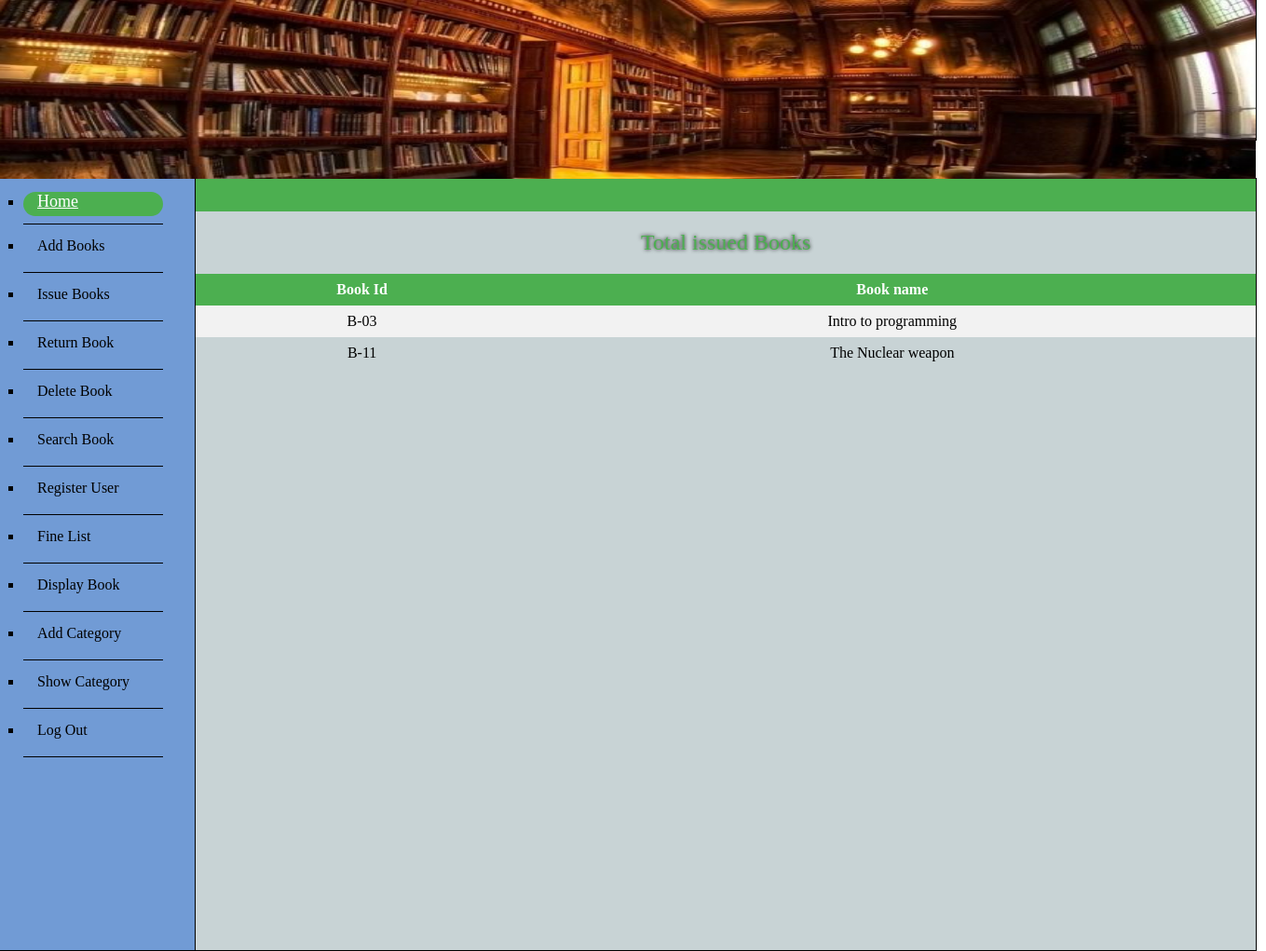
/Library_Management_System/total_issubooks.php, run on the app's committed database.
### tables this page shows
CREATE TABLE IF NOT EXISTS `book` (
  `book_id` varchar(50) NOT NULL,
  `status_id` tinyint(1) NOT NULL,
  `isbn` int(11) NOT NULL,
  PRIMARY KEY (`book_id`),
  KEY `status_id` (`status_id`),
  KEY `isbn` (`isbn`)
);

CREATE TABLE IF NOT EXISTS `isbn` (
  `isbn` int(11) NOT NULL,
  `book_name` varchar(255) NOT NULL,
  `category_id` int(11) NOT NULL,
  `book_edition` varchar(255) NOT NULL,
  `author_id` int(11) NOT NULL,
  PRIMARY KEY (`isbn`),
  KEY `category_id` (`category_id`),
  KEY `author_id` (`author_id`)
);

### Library_Management_System/total_issubooks.php (the view, shortened to what this page needs)
<?php
	require_once("connection.php");
		$query = "select b.book_id,a.book_name
		           from isbn a,book b
				   where a.isbn=b.isbn
				   and b.status_id=1";
		$result = mysqli_query($connection, $query);
?>
<html>
<head>
	<link rel="stylesheet" type="text/css" href="adminstyle.css">
	<link rel="stylesheet" type="text/css" href="issue_book.css">
	<link rel="stylesheet" type="text/css" href="table.css">
</head>
<body>
<div class="main">
		<div id="banner">
			<img src="banner.jpg" width="100%" height="192"/>
		</div>
		<div id="sidelinks" >
			<ul>
				<div class="button"> <li>  <a class="active"  class="ban" href="admin.php" >  Home </a> </div>
				<hr align="left" width=80% size=1 color="black">
				<div class="button"> <li>  <a  class="ban" href="add_book.php" >  Add Books </a> </div>
				<hr align="left" width=80% size=1 color="black">
				<div class="button"> <li>  <a class="ban" href="issue_book.php"> Issue Books </a> </div>
				<hr align="left" width=80% size=1 color="black">
				<div class="button"> <li>  <a  class="ban" href="return_book.php"> Return Book </a> </div>
				<hr align="left" width=80% size=1 color="black">
				<div class="button"> <li>  <a class="ban" href="delete_book.php"> Delete Book </a></div>
				<hr align="left" width=80% size=1 color="black">
				<div class="button"> <li>  <a  class="ban" href="search_book.php"> Search Book </a></div>
				<hr align="left" width=80% size=1 color="black">
				<div class="button"> <li>  <a class="ban" href="register_user.php"> Register User </a></div>
				<hr align="left" width=80% size=1 color="black">
				<div class="button"> <li>  <a class="ban" href="fine_list.php"> Fine List </a> </div>
				<hr align="left" width=80% size=1 color="black">
				<div class="button"> <li>  <a class="ban" href="display_book.php"> Display Book </a></div>
				<hr align="left" width=80% size=1 color="black">
				<div class="button"> <li>  <a class="ban" href="add_category.php"> Add Category </a></div>
				<hr align="left" width=80% size=1 color="black">
				<div class="button"> <li>  <a class="ban" href="show_category.php"> Show Category </a></div>
				<hr align="left" width=80% size=1 color="black">
				<div class="button"> <li>  <a class="ban" href="login.php"> Log Out </a></div>
				<hr align="left" width=80% size=1 color="black">
			</ul>
		</div>
		<div id="content">
				<div class="log">
			</div>
			<h2 style="text-shadow: 0 0 4px black; color:#4CAF50;  text-align:center; text-decoration:blink; font:18pt Impact; ">
				Total issued  Books
			</h2>
			<table>
					<tr>
						<th>Book Id</th>
						<th>Book name</th>
					</tr>
					<?php
						global $result;
						if($result){
							while($display = mysqli_fetch_assoc($result))
							{
					?>
					<tr>
						<td><?php echo ucfirst($display['book_id']); ?></td>
						<td><?php echo ucfirst($display['book_name']); ?></td>
					</tr>
					<?php
							}
						}
						?>
			</table>
		</div>
</div>
</body>
</html>

### Library_Management_System/adminstyle.css (style rules this page uses)
.main { position:relative; width:1263px; height:1000px; border:1px solid black; margin-left:-10px; margin-right:0px; }
#banner { position:absolute; margin-top:-10px; border:1px solid black; width:1347.9px; height:150px; }
#sidelinks { background-color:rgb(113, 155, 213); margin-top:180px; postion:absolute; width:210px; height:830px; border:1px solid black; }
#content { background-color:rgb(200, 211, 213); margin-left:210px; margin-top:-830px; border:1px solid black; width:1138.4px; height:828px; }
ul { margin-left:25px; padding:0px; list-style:square; }
.ban { cursor:hand; width:120px; height:30px; text-decoration:none; color:black; line-height:30px; }
li a { display: block; background-color:rgb(113, 155, 213); padding-top: 0px; padding-right: 15px; padding-bottom: 5px; padding-left: 15px; }
li a.active { background-color: #4CAF50; color: white; width:120px; font-size:18px; padding-top: 0px; padding-right: 15px; padding-bottom: 5px; padding-left: 15px; border-radius: 15px; }
.button { display: inline-block; -webkit-transition-duration: 0.3s; transition-duration: 0.3s; }
.log { background-color: #4CAF50; width:1138.4px; height:35px; }

### Library_Management_System/table.css (style rules this page uses)
table { border-collapse: collapse; width: 100%; }
th, td { text-align: center; padding: 8px; }
tr:nth-child(even) { background-color: #f2f2f2 }
th { background-color: #4CAF50; color: white; }

### data on the page
book: book_id "B-03", isbn.book_name "Intro to programming"
book: book_id "B-11", isbn.book_name "The Nuclear weapon"
